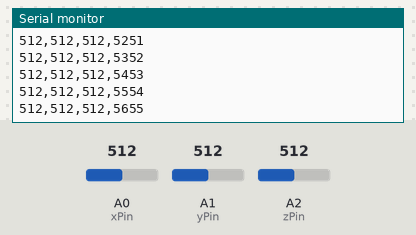
A sketch run on a simulated Arduino Uno, built with avr-gcc and run on an emulated ATmega328P. Parts: the last lines printed to the serial monitor. The inputs (shaded band) are chosen by the test bench; at power-on: A0 (xPin) = 512, A1 (yPin) = 512, A2 (zPin) = 512.

Above: at 5.7 s.
5.8 s: A0 (xPin) set to 989
At 5.86 s:
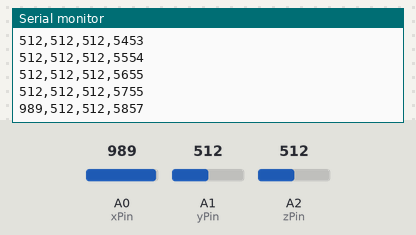
7.3 s: A0 (xPin) set to 1009
At 7.38 s:
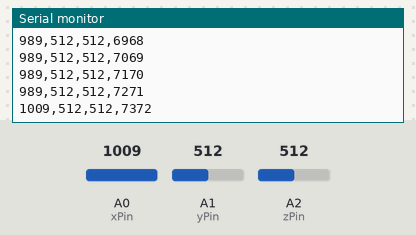
Timing chart, 0 to 10.3 s (numbered marks = the images above; inputs shaded):
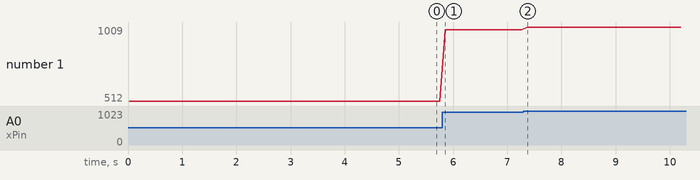

The sketch:

basic-accelerometer-readings.ino
```cpp
#include <Time.h>

/*

I have an accelerometer plugged into pins A0, A1 and A2 of an Arduino,
and I'm writing a CSV file (well the line breaks are wrong) to serial.

It depends on the time library (http://www.arduino.cc/playground/Code/Time),
which you install by extracting the download in the arduino `libraries`
directory and restarting arduino. (This actually provides three libraries.)

*/

// Accelerometer pins
const int xPin = A0;
const int yPin = A1;
const int zPin = A2;

// Accelerometer values
int xVal = 0;
int yVal = 0;
int zVal = 0;

// CSV file header
char header[25] = "x,  y,  z,ms since start";

// Time in milliseconds since program start
unsigned long ms;

// Wavelength (1/frequency) in milliseconds
unsigned short int WAVELENGTH = 100;

void setup() {
  // declare the ledPin as an OUTPUT:
  Serial.begin(9600);
  Serial.println(header);
}

void loop() {
  // Get the POSIX time
  ms = millis();

  // read the value from the sensor:
  xVal = analogRead(xPin);
  yVal = analogRead(yPin);
  zVal = analogRead(zPin);

  // Getting the time here is about 1 millisecond later,
  // so let's not worry the difference.
  // ms = millis();

  Serial.print(xVal, DEC);
  Serial.print(',');
  Serial.print(yVal, DEC);
  Serial.print(',');
  Serial.print(zVal, DEC);
  Serial.print(',');
  Serial.print(ms, DEC);
  Serial.print('\n');

  delay(WAVELENGTH);
}
```

Measured:
- after the input at 5.8 s, the serial monitor: prints a new line after 0.06 s (image 1)
- after the input at 7.3 s, the serial monitor: prints a new line after 0.07 s (image 2)
- plotted number 1: 512 → 989 after the input at 5.8 s, 989 → 1009 after the input at 7.3 s
